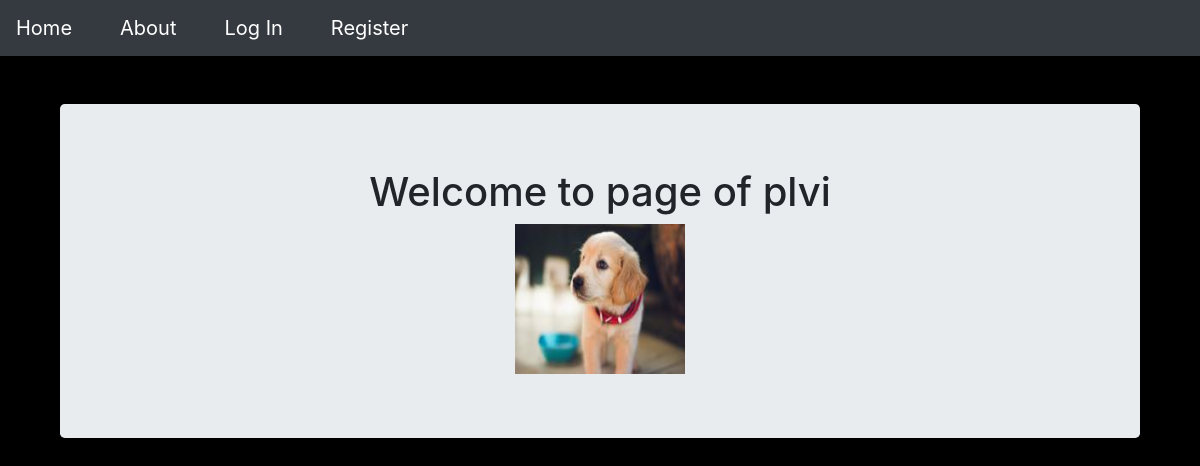
The app's page /plvi, older data.
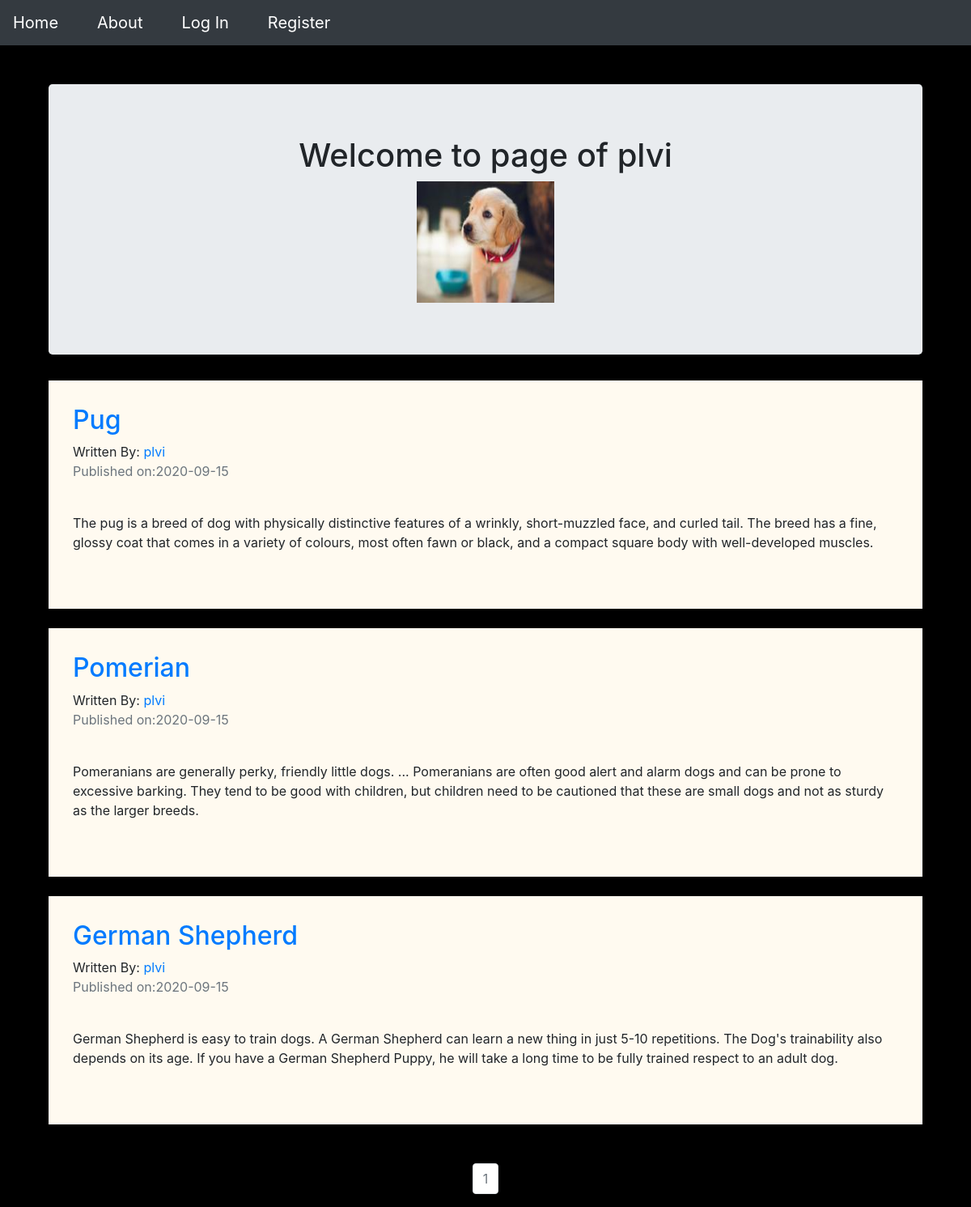
The same page, newer data.
### puppycompanyblog/models.py (models this page shows, shortened)
class BlogPost(db.Model):
    users = db.relationship(User)
    id = db.Column(db.Integer, primary_key=True)
    user_id = db.Column(db.Integer, db.ForeignKey('users.id'), nullable=False)
    date = db.Column(db.DateTime, nullable=False, default=datetime.utcnow)
    title = db.Column(db.String(140), nullable=False)
    text = db.Column(db.Text, nullable=False)

class User(db.Model, UserMixin):
    __tablename__ = 'users'
    id = db.Column(db.Integer, primary_key=True)
    profile_image = db.Column(
        db.String(64), nullable=False, default='default_profile.jpg')
    email = db.Column(db.String(64), unique=True, index=True)
    username = db.Column(db.String(64), unique=True, index=True)
    pasword_hash = db.Column(db.String(128))
    posts = db.relationship('BlogPost', backref='author', lazy=True)

### puppycompanyblog/users/views.py (the view)
@users.route('/<username>')
def user_posts(username):
    page = request.args.get('page', 1, type=int)
    user = User.query.filter_by(username=username).first_or_404()
    blog_posts = BlogPost.query.filter_by(author=user).order_by(
        BlogPost.date.desc()).paginate(page=page, per_page=3)
    return render_template('user_blog_posts.html', blog_posts=blog_posts, user=user)

### puppycompanyblog/templates/user_blog_posts.html (shortened to what this page needs)
{% extends "base.html" %} {% block content %}
<div class="container">
  <div class="jumbotron">
    <center>
      <div style="align-self: center">
        <h1>Welcome to page of {{user.username}}</h1>
        <img
          src="{{url_for('static',filename='profile_pics/'+user.profile_image)}}"
          height="150px"
          width="170px"
        />
      </div>
    </center>
  </div>
  {% for post in blog_posts.items %}
  <div style="background-color: floralwhite; padding: 30px">
    <h2>
      <a href="{{url_for('blog_posts.blog_post',blog_post_id=post.id)}}"
        >{{post.title}}</a
      >
    </h2>
    Written By:
    <a href="{{url_for('users.user_posts',username=post.author.username)}}"
      >{{post.author.username}}</a
    >
    <p class="text-muted">Published on:{{post.date.strftime("%Y-%m-%d")}}</p>
    <br />
    <p>{{post.text}}</p>
    <br />
  </div>
  <br />
  {% endfor %}
  <br />
</div>
<nav aria-label="Page navigation example">
  <ul class="pagination justify-content-center">
    {% for page_num in
    blog_posts.iter_pages(left_edge=1,right_edge=1,left_current=1,right_current=2)
    %} {% if blog_posts.page == page_num %}
    <li class="page-item disabled">
      <a
        href="{{url_for('users.user_posts',username=user.username,page=page_num)}}"
        class="page-link"
        >{{page_num}}</a
      >
    </li>
    {% endif %} {% endfor %}
  </ul>
</nav>
{% endblock %}

Row changes from the older to the newer data that the page shows:
added BlogPost: title "Pug", author.username "plvi", date "2020-09-15", text "The pug is a breed of dog with physically distinctive features of a wrinkly, short-muzzled face, and curled tail. The breed has a fine, glossy coat that comes in a variety of colours, most often fawn or black, and a compact square body with well-developed muscles."
added BlogPost: title "Pomerian", author.username "plvi", date "2020-09-15", text "Pomeranians are generally perky, friendly little dogs. ... Pomeranians are often good alert and alarm dogs and can be prone to excessive barking. They tend to be good with children, but children need to be cautioned that these are small dogs and not as sturdy as the larger breeds."
added BlogPost: title "German Shepherd", author.username "plvi", date "2020-09-15", text "German Shepherd is easy to train dogs. A German Shepherd can learn a new thing in just 5-10 repetitions. The Dog's trainability also depends on its age. If you have a German Shepherd Puppy, he will take a long time to be fully trained respect to an adult dog."
Text that changed along with them:
new list line: "1"
